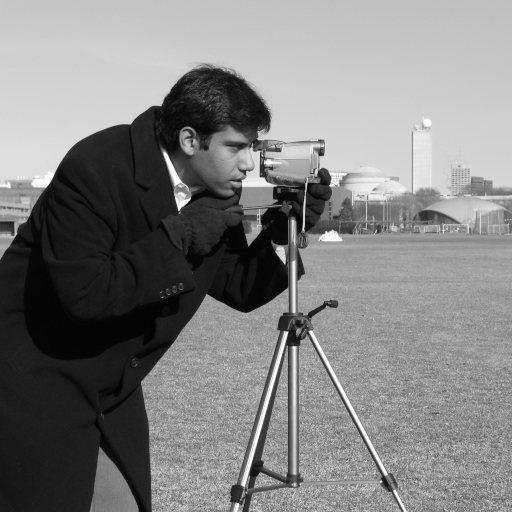
#> input picture ImageProcessing_Chapter3_Toolbox/samples/camera_cc0.png, 512 x 512 px
$ python inverse_log_transform.py --input ../samples/camera_cc0.png
#> lines starting #> are read from the running program, lines starting #| are printed output that depends on the picture
### ImageProcessing_Chapter3_Toolbox/algorithms/_common.py
"""Shared I/O helpers only. Algorithm mathematics live in each standalone module."""
from __future__ import annotations
from pathlib import Path
import numpy as np
from PIL import Image
from skimage import color, img_as_float


def to_gray_float(image):
    a = np.asarray(image)
    if a.ndim == 3:
        if a.shape[-1] == 4:
            a = a[..., :3]
        a = color.rgb2gray(a)
    a = img_as_float(a).astype(np.float64, copy=False)
    return np.clip(a, 0.0, 1.0)


# [6 lines left out: function normalize01, not called in this run]


def load_gray(path):
#> called with path = '../samples/camera_cc0.png'
    return to_gray_float(Image.open(path))
#> in to_gray_float, a is the input picture: shape (512, 512); min 0, max 255, mean 129.1


def save_gray(path, image):
    p = Path(path); p.parent.mkdir(parents=True, exist_ok=True)
    a = np.clip(np.asarray(image), 0, 1)
    Image.fromarray((a * 255 + 0.5).astype(np.uint8), mode='L').save(p)


def cli_single(apply_fn, description, defaults=None):
    import argparse
    ap = argparse.ArgumentParser(description=description)
    ap.add_argument('--input', help='Input image. If omitted, skimage.data.camera() is used.')
    ap.add_argument('--output', default='output.png')
    ap.add_argument('--params', default='', help='Comma-separated key=value pairs, e.g. gamma=0.5,size=5')
    args = ap.parse_args()
    if args.input:
        im = load_gray(args.input)
    else:
        from skimage import data
        im = to_gray_float(data.camera())
    params = dict(defaults or {})
    if args.params.strip():
        for item in args.params.split(','):
            k, v = item.split('=', 1)
            k=k.strip(); v=v.strip()
            if v.lower() in {'true','false'}: v = v.lower() == 'true'
            else:
                try: v = int(v)
                except ValueError:
                    try: v = float(v)
                    except ValueError: pass
            params[k]=v
    out = apply_fn(im, **params)
    save_gray(args.output, out)
    print(f'Saved: {args.output}')

### ImageProcessing_Chapter3_Toolbox/algorithms/inverse_log_transform.py
"""Inverse-log/exponential family shown with the logarithmic transforms in Chapter 3."""
import numpy as np
try:
    from algorithms._common import to_gray_float, cli_single
except ModuleNotFoundError:
    from _common import to_gray_float, cli_single

def apply(image, alpha=5.0):
#> called with alpha = 5
    r=to_gray_float(image); a=max(float(alpha),1e-9)
    # Normalized exponential map: 0->0 and 1->1.
    return np.expm1(a*r)/np.expm1(a)
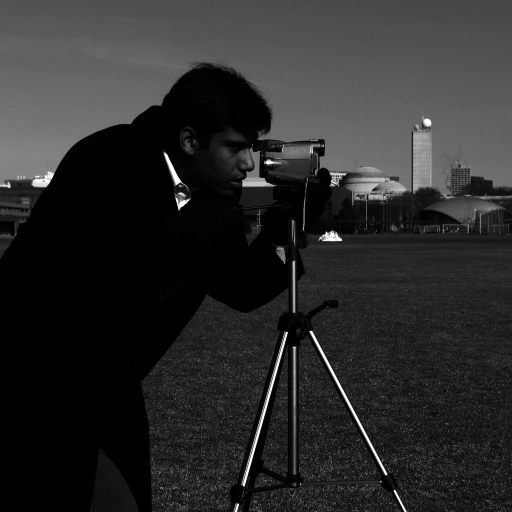
#> returned value: shape (512, 512) float64; min 0, max 1, mean 0.17

if __name__ == '__main__': cli_single(apply, 'Inverse-log / exponential intensity transform', {'alpha':5.0})

$ run again, on ImageProcessing_Chapter3_Toolbox/samples/zone_plate_synthetic.png
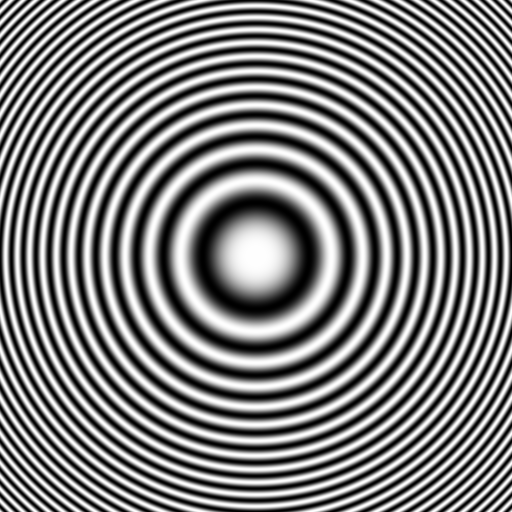
#> input picture ImageProcessing_Chapter3_Toolbox/samples/zone_plate_synthetic.png, 512 x 512 px
#> in to_gray_float, a is the input picture: shape (512, 512); min 0, max 254, mean 126.9
#> in apply, `return np.expm1(a*r)/np.expm1(a)`:
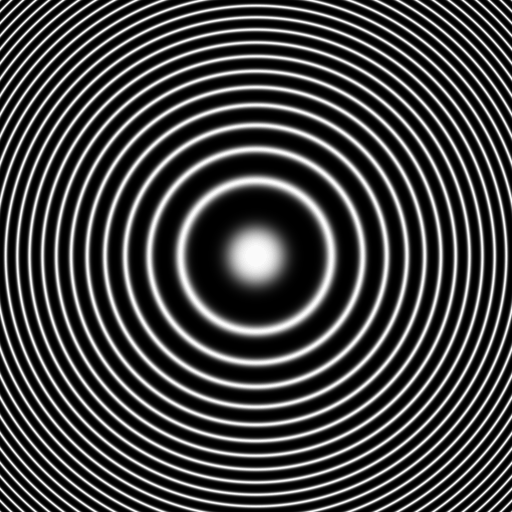
#> returned value: shape (512, 512) float64; min 0, max 0.98, mean 0.262
